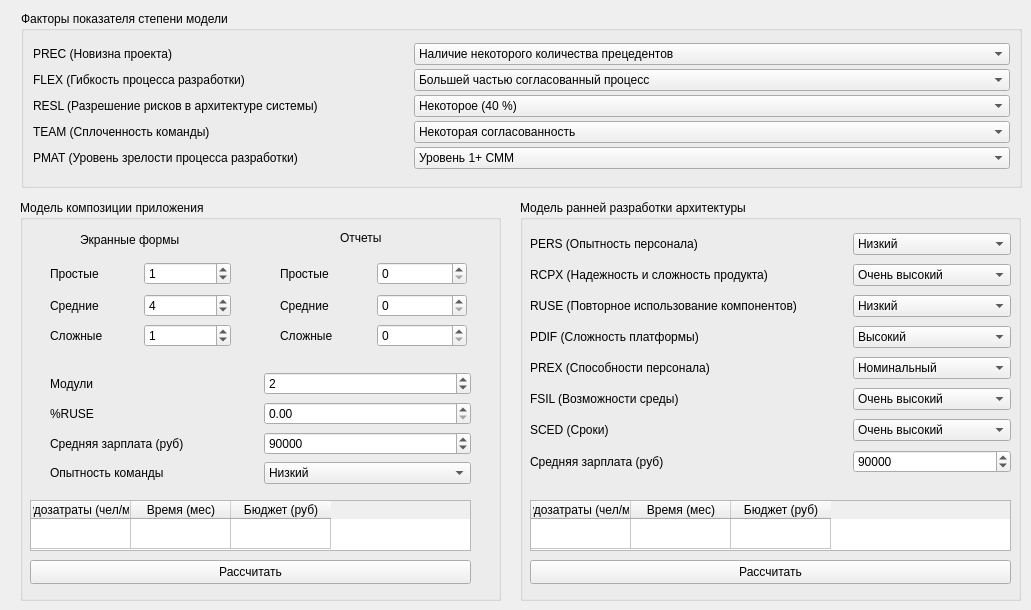
      <widget class="QWidget" name="cocomo2">
       <attribute name="title">
        <string>Cocomo II</string>
       </attribute>
       <widget class="QGroupBox" name="groupBox">
        <property name="geometry">
         <rect>
          <x>520</x>
          <y>200</y>
          <width>501</width>
          <height>401</height>
         </rect>
        </property>
        <property name="title">
         <string>Модель ранней разработки архитектуры</string>
        </property>
        <widget class="QWidget" name="layoutWidget">
         <property name="geometry">
          <rect>
           <x>10</x>
           <y>30</y>
           <width>481</width>
           <height>253</height>
          </rect>
         </property>
         <layout class="QVBoxLayout" name="verticalLayout_16">
          <item>
           <layout class="QHBoxLayout" name="horizontalLayout_62" stretch="2,1">
            <item>
             <widget class="QLabel" name="label_51">
              <property name="text">
               <string>PERS (Опытность персонала)</string>
              </property>
             </widget>
            </item>
            <item>
             <widget class="QComboBox" name="modelSelectPERS">
              <property name="currentIndex">
               <number>1</number>
              </property>
              <item>
               <property name="text">
                <string>Очень низкий</string>
               </property>
              </item>
              <item>
               <property name="text">
                <string>Низкий</string>
               </property>
              </item>
              <item>
               <property name="text">
                <string>Номинальный</string>
               </property>
              </item>
              <item>
               <property name="text">
                <string>Высокий</string>
               </property>
              </item>
              <item>
               <property name="text">
                <string>Очень высокий</string>
               </property>
              </item>
              <item>
               <property name="text">
                <string>Сверхвысокий</string>
               </property>
              </item>
             </widget>
            </item>
           </layout>
          </item>
          <item>
           <layout class="QHBoxLayout" name="horizontalLayout_65" stretch="2,1">
            <item>
             <widget class="QLabel" name="label_54">
              <property name="text">
               <string>RCPX (Надежность и сложность продукта)</string>
              </property>
             </widget>
            </item>
            <item>
             <widget class="QComboBox" name="modelSelectRCPX">
              <property name="currentIndex">
               <number>4</number>
              </property>
              <item>
               <property name="text">
                <string>Очень низкий</string>
               </property>
              </item>
              <item>
               <property name="text">
                <string>Низкий</string>
               </property>
              </item>
              <item>
               <property name="text">
                <string>Номинальный</string>
               </property>
              </item>
              <item>
               <property name="text">
                <string>Высокий</string>
               </property>
              </item>
              <item>
               <property name="text">
                <string>Очень высокий</string>
               </property>
              </item>
              <item>
               <property name="text">
                <string>Сверхвысокий</string>
               </property>
              </item>
             </widget>
            </item>
           </layout>
          </item>
          <item>
           <layout class="QHBoxLayout" name="horizontalLayout_66" stretch="2,1">
            <item>
             <widget class="QLabel" name="label_55">
              <property name="text">
               <string>RUSE (Повторное использование компонентов)</string>
              </property>
             </widget>
            </item>
            <item>
             <widget class="QComboBox" name="modelSelectRUSE">
              <item>
               <property name="text">
                <string>Низкий</string>
               </property>
              </item>
              <item>
               <property name="text">
                <string>Номинальный</string>
               </property>
              </item>
              <item>
               <property name="text">
                <string>Высокий</string>
               </property>
              </item>
              <item>
               <property name="text">
                <string>Очень высокий</string>
               </property>
              </item>
              <item>
               <property name="text">
                <string>Сверхвысокий</string>
               </property>
              </item>
             </widget>
            </item>
           </layout>
          </item>
          <item>
           <layout class="QHBoxLayout" name="horizontalLayout_67" stretch="2,1">
            <item>
             <widget class="QLabel" name="label_56">
              <property name="text">
               <string>PDIF (Сложность платформы)</string>
              </property>
             </widget>
            </item>
            <item>
             <widget class="QComboBox" name="modelSelectPDIF">
              <property name="currentIndex">
               <number>2</number>
              </property>
              <item>
               <property name="text">
                <string>Низкий</string>
               </property>
              </item>
              <item>
               <property name="text">
                <string>Номинальный</string>
               </property>
              </item>
              <item>
               <property name="text">
                <string>Высокий</string>
               </property>
              </item>
              <item>
               <property name="text">
                <string>Очень высокий</string>
               </property>
              </item>
              <item>
               <property name="text">
                <string>Сверхвысокий</string>
               </property>
              </item>
             </widget>
            </item>
           </layout>
          </item>
          <item>
           <layout class="QHBoxLayout" name="horizontalLayout_68" stretch="2,1">
            <item>
             <widget class="QLabel" name="label_57">
              <property name="text">
               <string>PREX (Способности персонала)</string>
              </property>
             </widget>
            </item>
            <item>
             <widget class="QComboBox" name="modelSelectPREX">
              <property name="currentIndex">
               <number>2</number>
              </property>
              <item>
               <property name="text">
                <string>Очень низкий</string>
               </property>
              </item>
              <item>
               <property name="text">
                <string>Низкий</string>
               </property>
              </item>
              <item>
               <property name="text">
                <string>Номинальный</string>
               </property>
              </item>
              <item>
               <property name="text">
                <string>Высокий</string>
               </property>
              </item>
              <item>
               <property name="text">
                <string>Очень высокий</string>
               </property>
              </item>
              <item>
               <property name="text">
                <string>Сверхвысокий</string>
               </property>
              </item>
             </widget>
            </item>
           </layout>
          </item>
          <item>
           <layout class="QHBoxLayout" name="horizontalLayout_69" stretch="2,1">
            <item>
             <widget class="QLabel" name="label_58">
              <property name="text">
               <string>FSIL (Возможности среды)</string>
              </property>
             </widget>
            </item>
            <item>
             <widget class="QComboBox" name="modelSelectFSIL">
              <property name="currentIndex">
               <number>4</number>
              </property>
              <item>
               <property name="text">
                <string>Очень низкий</string>
               </property>
              </item>
              <item>
               <property name="text">
                <string>Низкий</string>
               </property>
              </item>
              <item>
               <property name="text">
                <string>Номинальный</string>
               </property>
              </item>
              <item>
               <property name="text">
                <string>Высокий</string>
               </property>
              </item>
              <item>
               <property name="text">
                <string>Очень высокий</string>
               </property>
              </item>
              <item>
               <property name="text">
                <string>Сверхвысокий</string>
               </property>
              </item>
             </widget>
            </item>
           </layout>
          </item>
          <item>
           <layout class="QHBoxLayout" name="horizontalLayout_70" stretch="2,1">
            <item>
             <widget class="QLabel" name="label_59">
              <property name="text">
               <string>SCED (Сроки)</string>
              </property>
             </widget>
            </item>
            <item>
             <widget class="QComboBox" name="modelSelectSCED">
              <property name="currentIndex">
               <number>4</number>
              </property>
              <item>
               <property name="text">
                <string>Очень низкий</string>
               </property>
              </item>
              <item>
               <property name="text">
                <string>Низкий</string>
               </property>
              </item>
              <item>
               <property name="text">
                <string>Номинальный</string>
               </property>
              </item>
              <item>
               <property name="text">
                <string>Высокий</string>
               </property>
              </item>
              <item>
               <property name="text">
                <string>Очень высокий</string>
               </property>
              </item>
             </widget>
            </item>
           </layout>
          </item>
          <item>
           <layout class="QHBoxLayout" name="horizontalLayout_61" stretch="2,1">
            <item>
             <widget class="QLabel" name="label_50">
              <property name="text">
               <string>Средняя зарплата (руб)</string>
              </property>
             </widget>
            </item>
            <item>
             <widget class="QSpinBox" name="avgSalaryArchitectureInput">
              <property name="maximum">
               <number>99999999</number>
              </property>
              <property name="value">
               <number>90000</number>
              </property>
             </widget>
            </item>
           </layout>
          </item>
         </layout>
        </widget>
        <widget class="QPushButton" name="resultArchitectureBtn">
         <property name="geometry">
          <rect>
           <x>10</x>
           <y>360</y>
           <width>481</width>
           <height>24</height>
          </rect>
         </property>
         <property name="text">
          <string>Рассчитать</string>
         </property>
        </widget>
        <widget class="QTableWidget" name="resultArchitectureTable">
         <property name="geometry">
          <rect>
           <x>10</x>
           <y>300</y>
           <width>481</width>
           <height>51</height>
          </rect>
         </property>
         <attribute name="verticalHeaderVisible">
          <bool>false</bool>
         </attribute>
         <row>
          <property name="text">
           <string>Результат</string>
          </property>
         </row>
         <column>
          <property name="text">
           <string>Трудозатраты (чел/мес)</string>
          </property>
         </column>
         <column>
          <property name="text">
           <string>Время (мес)</string>
          </property>
         </column>
         <column>
          <property name="text">
           <string>Бюджет (руб)</string>
          </property>
         </column>
        </widget>
       </widget>
       <widget class="QGroupBox" name="groupBox_6">
        <property name="geometry">
         <rect>
          <x>20</x>
          <y>200</y>
          <width>481</width>
          <height>401</height>
         </rect>
        </property>
        <property name="font">
         <font>
          <weight>50</weight>
          <bold>false</bold>
         </font>
        </property>
        <property name="title">
         <string>Модель композиции приложения</string>
        </property>
        <widget class="QTableWidget" name="resultCompositionTable">
         <property name="geometry">
          <rect>
           <x>10</x>
           <y>300</y>
           <width>441</width>
           <height>51</height>
          </rect>
         </property>
         <attribute name="verticalHeaderVisible">
          <bool>false</bool>
         </attribute>
         <row>
          <property name="text">
           <string>Результат</string>
          </property>
         </row>
         <column>
          <property name="text">
           <string>Трудозатраты (чел/мес)</string>
          </property>
         </column>
         <column>
          <property name="text">
           <string>Время (мес)</string>
          </property>
         </column>
         <column>
          <property name="text">
           <string>Бюджет (руб)</string>
          </property>
         </column>
        </widget>
        <widget class="QPushButton" name="resultCompositionBtn">
         <property name="geometry">
          <rect>
           <x>10</x>
           <y>360</y>
           <width>441</width>
           <height>24</height>
          </rect>
         </property>
         <property name="text">
          <string>Рассчитать</string>
         </property>
        </widget>
        <widget class="QWidget" name="layoutWidget">
         <property name="geometry">
          <rect>
           <x>30</x>
           <y>230</y>
           <width>421</width>
           <height>27</height>
          </rect>
         </property>
         <layout class="QHBoxLayout" name="horizontalLayout_51" stretch="1,1">
          <item>
           <widget class="QLabel" name="label_40">
            <property name="text">
             <string>Средняя зарплата (руб)</string>
            </property>
           </widget>
          </item>
          <item>
           <widget class="QSpinBox" name="avgSalaryCompositionInput">
            <property name="maximum">
             <number>99999999</number>
            </property>
            <property name="value">
             <number>90000</number>
            </property>
           </widget>
          </item>
         </layout>
        </widget>
        <widget class="QWidget" name="layoutWidget">
         <property name="geometry">
          <rect>
           <x>30</x>
           <y>260</y>
           <width>421</width>
           <height>26</height>
          </rect>
         </property>
         <layout class="QHBoxLayout" name="horizontalLayout_60" stretch="1,1">
          <item>
           <widget class="QLabel" name="label_49">
            <property name="text">
             <string>Опытность команды</string>
            </property>
           </widget>
          </item>
          <item>
           <widget class="QComboBox" name="teamExpSelect">
            <property name="currentIndex">
             <number>1</number>
            </property>
            <item>
             <property name="text">
              <string>Очень низкий</string>
             </property>
            </item>
            <item>
             <property name="text">
              <string>Низкий</string>
             </property>
            </item>
            <item>
             <property name="text">
              <string>Номинальный</string>
             </property>
            </item>
            <item>
             <property name="text">
              <string>Высокий</string>
             </property>
            </item>
            <item>
             <property name="text">
              <string>Очень высокий</string>
             </property>
            </item>
           </widget>
          </item>
         </layout>
        </widget>
        <widget class="QWidget" name="layoutWidget">
         <property name="geometry">
          <rect>
           <x>30</x>
           <y>170</y>
           <width>421</width>
           <height>27</height>
          </rect>
         </property>
         <layout class="QHBoxLayout" name="horizontalLayout_58">
          <item>
           <widget class="QLabel" name="label_47">
            <property name="text">
             <string>Модули</string>
            </property>
           </widget>
          </item>
          <item>
           <widget class="QSpinBox" name="modulesInput">
            <property name="maximum">
             <number>99999999</number>
            </property>
            <property name="value">
             <number>2</number>
            </property>
           </widget>
          </item>
         </layout>
        </widget>
        <widget class="QWidget" name="layoutWidget">
         <property name="geometry">
          <rect>
           <x>30</x>
           <y>200</y>
           <width>421</width>
           <height>27</height>
          </rect>
         </property>
         <layout class="QHBoxLayout" name="horizontalLayout_59">
          <item>
           <widget class="QLabel" name="label_48">
            <property name="text">
             <string>%RUSE</string>
            </property>
           </widget>
          </item>
          <item>
           <widget class="QDoubleSpinBox" name="RUSEPercentInput">
            <property name="maximum">
             <double>999999999.990000009536743</double>
            </property>
           </widget>
          </item>
         </layout>
        </widget>
        <widget class="QWidget" name="layoutWidget">
         <property name="geometry">
          <rect>
           <x>30</x>
           <y>60</y>
           <width>181</width>
           <height>27</height>
          </rect>
         </property>
         <layout class="QHBoxLayout" name="horizontalLayout_52">
          <item>
           <widget class="QLabel" name="label_41">
            <property name="text">
             <string>Простые</string>
            </property>
           </widget>
          </item>
          <item>
           <widget class="QSpinBox" name="screenFormEasyInput">
            <property name="maximum">
             <number>99999999</number>
            </property>
            <property name="value">
             <number>1</number>
            </property>
           </widget>
          </item>
         </layout>
        </widget>
        <widget class="QWidget" name="layoutWidget">
         <property name="geometry">
          <rect>
           <x>30</x>
           <y>90</y>
           <width>181</width>
           <height>31</height>
          </rect>
         </property>
         <layout class="QHBoxLayout" name="horizontalLayout_53">
          <item>
           <widget class="QLabel" name="label_42">
            <property name="text">
             <string>Средние</string>
            </property>
           </widget>
          </item>
          <item>
           <widget class="QSpinBox" name="screenFormNormalInput">
            <property name="maximum">
             <number>99999999</number>
            </property>
            <property name="value">
             <number>4</number>
            </property>
           </widget>
          </item>
         </layout>
        </widget>
        <widget class="QWidget" name="layoutWidget">
         <property name="geometry">
          <rect>
           <x>30</x>
           <y>120</y>
           <width>181</width>
           <height>31</height>
          </rect>
         </property>
         <layout class="QHBoxLayout" name="horizontalLayout_54">
          <item>
           <widget class="QLabel" name="label_43">
            <property name="text">
             <string>Сложные</string>
            </property>
           </widget>
          </item>
          <item>
           <widget class="QSpinBox" name="screenFormHardInput">
            <property name="maximum">
             <number>99999999</number>
            </property>
            <property name="value">
             <number>1</number>
            </property>
           </widget>
          </item>
         </layout>
        </widget>
        <widget class="QLabel" name="label_16">
         <property name="geometry">
          <rect>
           <x>60</x>
           <y>30</y>
           <width>131</width>
           <height>20</height>
          </rect>
         </property>
         <property name="text">
          <string>Экранные формы</string>
         </property>
        </widget>
        <widget class="QWidget" name="layoutWidget">
         <property name="geometry">
          <rect>
           <x>260</x>
           <y>60</y>
           <width>187</width>
           <height>27</height>
          </rect>
         </property>
         <layout class="QHBoxLayout" name="horizontalLayout_55">
          <item>
           <widget class="QLabel" name="label_44">
            <property name="text">
             <string>Простые</string>
            </property>
           </widget>
          </item>
          <item>
           <widget class="QSpinBox" name="reportEasyInput">
            <property name="maximum">
             <number>99999999</number>
            </property>
           </widget>
          </item>
         </layout>
        </widget>
        <widget class="QWidget" name="layoutWidget">
         <property name="geometry">
          <rect>
           <x>260</x>
           <y>90</y>
           <width>187</width>
           <height>31</height>
          </rect>
         </property>
         <layout class="QHBoxLayout" name="horizontalLayout_57">
          <item>
           <widget class="QLabel" name="label_46">
            <property name="text">
             <string>Средние</string>
            </property>
           </widget>
          </item>
          <item>
           <widget class="QSpinBox" name="reportNormalInput">
            <property name="maximum">
             <number>99999999</number>
            </property>
           </widget>
          </item>
         </layout>
        </widget>
        <widget class="QWidget" name="layoutWidget">
         <property name="geometry">
          <rect>
           <x>260</x>
           <y>120</y>
           <width>187</width>
           <height>31</height>
          </rect>
         </property>
         <layout class="QHBoxLayout" name="horizontalLayout_56">
          <item>
           <widget class="QLabel" name="label_45">
            <property name="text">
             <string>Сложные</string>
            </property>
           </widget>
          </item>
          <item>
           <widget class="QSpinBox" name="reportHardInput">
            <property name="maximum">
             <number>99999999</number>
            </property>
           </widget>
          </item>
         </layout>
        </widget>
        <widget class="QLabel" name="label_17">
         <property name="geometry">
          <rect>
           <x>320</x>
           <y>30</y>
           <width>60</width>
           <height>16</height>
          </rect>
         </property>
         <property name="text">
          <string>Отчеты</string>
         </property>
        </widget>
       </widget>
       <widget class="QGroupBox" name="groupBox_5">
        <property name="geometry">
         <rect>
          <x>21</x>
          <y>11</y>
          <width>1001</width>
          <height>177</height>
         </rect>
        </property>
        <property name="font">
         <font>
          <weight>50</weight>
          <bold>false</bold>
         </font>
        </property>
        <property name="title">
         <string>Факторы показателя степени модели</string>
        </property>
        <layout class="QVBoxLayout" name="verticalLayout_9">
         <property name="spacing">
          <number>1</number>
         </property>
         <item>
          <layout class="QHBoxLayout" name="horizontalLayout_42" stretch="7,11">
           <item>
            <widget class="QLabel" name="label_34">
             <property name="text">
              <string>PREC (Новизна проекта)</string>
             </property>
            </widget>
           </item>
           <item>
            <widget class="QComboBox" name="factorSelectPREC">
             <property name="currentIndex">
              <number>2</number>
             </property>
             <item>
              <property name="text">
               <string>Полное отсутствие прецедентов, полностью непредсказуемый проект</string>
              </property>
             </item>
             <item>
              <property name="text">
               <string>Почти полное отсутствие прецедентов, в значительной мере непредсказуемый проект</string>
              </property>
             </item>
             <item>
              <property name="text">
               <string>Наличие некоторого количества прецедентов</string>
              </property>
             </item>
             <item>
              <property name="text">
               <string>Общее знакомство с проектом</string>
              </property>
             </item>
             <item>
              <property name="text">
               <string>Значительное знакомство с проектом</string>
              </property>
             </item>
             <item>
              <property name="text">
               <string>Полное знакомство с проектом</string>
              </property>
             </item>
            </widget>
           </item>
          </layout>
         </item>
         <item>
          <layout class="QHBoxLayout" name="horizontalLayout_43" stretch="7,11">
           <item>
            <widget class="QLabel" name="label_35">
             <property name="text">
              <string>FLEX (Гибкость процесса разработки)</string>
             </property>
            </widget>
           </item>
           <item>
            <widget class="QComboBox" name="factorSelectFLEX">
             <property name="currentIndex">
              <number>3</number>
             </property>
             <item>
              <property name="text">
               <string>Точный, строгий процесс разработки</string>
              </property>
             </item>
             <item>
              <property name="text">
               <string>Случайные послабления в процессе</string>
              </property>
             </item>
             <item>
              <property name="text">
               <string>Некоторые послабления в процессе</string>
              </property>
             </item>
             <item>
              <property name="text">
               <string>Большей частью согласованный процесс</string>
              </property>
             </item>
             <item>
              <property name="text">
               <string>Некоторое согласование процесса</string>
              </property>
             </item>
             <item>
              <property name="text">
               <string>Заказчик определил только общие цели</string>
              </property>
             </item>
            </widget>
           </item>
          </layout>
         </item>
         <item>
          <layout class="QHBoxLayout" name="horizontalLayout_44" stretch="7,11">
           <item>
            <widget class="QLabel" name="label_36">
             <property name="text">
              <string>RESL (Разрешение рисков в архитектуре системы)</string>
             </property>
            </widget>
           </item>
           <item>
            <widget class="QComboBox" name="factorSelectRESL">
             <property name="currentIndex">
              <number>1</number>
             </property>
             <item>
              <property name="text">
               <string>Малое (20 %)</string>
              </property>
             </item>
             <item>
              <property name="text">
               <string>Некоторое (40 %)</string>
              </property>
             </item>
             <item>
              <property name="text">
               <string>Частое (60 %)</string>
              </property>
             </item>
             <item>
              <property name="text">
               <string>В целом (75 %)</string>
              </property>
             </item>
             <item>
              <property name="text">
               <string>Почти полное (90 %)</string>
              </property>
             </item>
             <item>
              <property name="text">
               <string>Полное (100%)</string>
              </property>
             </item>
            </widget>
           </item>
          </layout>
         </item>
         <item>
          <layout class="QHBoxLayout" name="horizontalLayout_45" stretch="7,11">
           <item>
            <widget class="QLabel" name="label_37">
             <property name="text">
              <string>TEAM (Сплоченность команды)</string>
             </property>
            </widget>
           </item>
           <item>
            <widget class="QComboBox" name="factorSelectTEAM">
             <property name="currentIndex">
              <number>2</number>
             </property>
             <item>
              <property name="text">
               <string>Сильно затрудненное взаимодействие</string>
              </property>
             </item>
             <item>
              <property name="text">
               <string>Несколько затрудненное взаимодействие</string>
              </property>
             </item>
             <item>
              <property name="text">
               <string>Некоторая согласованность</string>
              </property>
             </item>
             <item>
              <property name="text">
               <string>Повышенная согласованность</string>
              </property>
             </item>
             <item>
              <property name="text">
               <string>Высокая согласованность</string>
              </property>
             </item>
             <item>
              <property name="text">
               <string>Взаимодействие как в едином целом</string>
              </property>
             </item>
            </widget>
           </item>
          </layout>
         </item>
         <item>
          <layout class="QHBoxLayout" name="horizontalLayout_46" stretch="7,11">
           <item>
            <widget class="QLabel" name="label_38">
             <property name="text">
              <string>PMAT (Уровень зрелости процесса разработки)</string>
             </property>
            </widget>
           </item>
           <item>
            <widget class="QComboBox" name="factorSelectPMAT">
             <property name="currentIndex">
              <number>1</number>
             </property>
             <item>
              <property name="text">
               <string>Уровень 1 CMM</string>
              </property>
             </item>
             <item>
              <property name="text">
               <string>Уровень 1+ СММ</string>
              </property>
             </item>
             <item>
              <property name="text">
               <string>Уровень 2 CMM</string>
              </property>
             </item>
             <item>
              <property name="text">
               <string>Уровень 3 CMM</string>
              </property>
             </item>
             <item>
              <property name="text">
               <string>Уровень 7 CMM</string>
              </property>
             </item>
             <item>
              <property name="text">
               <string>Уровень 5 CMM</string>
              </property>
             </item>
            </widget>
           </item>
          </layout>
         </item>
        </layout>
       </widget>
      </widget>
